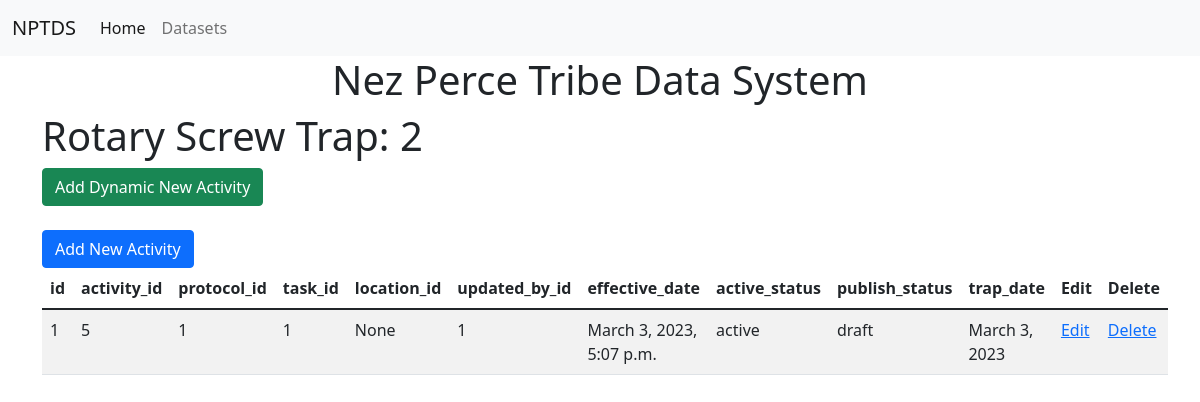
The app's page /data/activities/2 with its own data.
### datasets/models.py (models this page shows, shortened)
class DatasetModel(models.Model):
    dataset = models.ForeignKey(Dataset, on_delete=models.CASCADE, null=True)
    model_name = models.CharField(max_length=100)
    parent_model = models.BooleanField(default=False)

class Dataset(models.Model):
    name = models.CharField(max_length=100)
    description = models.TextField(blank=True, null=True)

### data/models.py (models this page shows, shortened)
class TrapHeader(AuditParent):
    trap_date = models.DateField()

### data/views.py (the view)
# urls.py: path('activities/<int:pk>', views.activity_view ,name='view_activities'),
def activity_view(request, pk):
    dataset = DatasetModel.objects.get(dataset = pk, parent_model=True)
    model= apps.get_model(app_label='data', model_name = dataset.model_name)
    fields = model._meta.get_fields()
    activities = model.objects.values()
    context = {'dataset':dataset,'fields':fields, 'activities':activities}
    return render(request, "data/dataset_activities.html", context)

### templates/data/dataset_activities.html (shortened to what this page needs)
{% extends "base.html" %}
{% load static %}
{% block content %}
<div class="container">
  <h1>{{ dataset.dataset.name }}: {{ dataset.dataset.id }}</h1>
</div>
<div class="container">
  <div class="row">
    <div class="col-6">
      <a href="{% url 'data:new_activity' dataset.dataset.id %}" class='btn btn-success'>Add Dynamic New Activity</a>
    </div>
  </div>
</div>
<div class="container">
  <div class="row">
    <div class="col-6">
      <a href="{% url 'data:create_activity' %}" class='btn btn-primary'>Add New Activity</a>
    </div>
  </div>
</div>
{% if activities %}
<div class="container">
  <table class="table table-striped">
    {% for instance in activities %}
      {% if forloop.first %}
      <thead>
        <tr>
          {% for key, value in instance.items%}
            <th>{{ key }}</th>
          {% endfor %}
            <th>Edit</th>
            <th>Delete</th>
        </tr>
      </thead>
      {% endif %}
      <tbody>
        <tr>
          {% for key, value in instance.items %}
            <td>{{ value }}</td>
          {% endfor %}
          <td><a href="{% url 'data:update_activity' pk=instance.id %}">Edit</a></td>
          <td><a href="{% url 'data:update_activity' pk=instance.id %}">Delete</a></td>
        </tr>
      </tbody>
    {% endfor %}
  </table>
  {% else %}
    <p>There are no data entries, please create a new activity.</p>
  {% endif %}
</div>
{% endblock %}

### records on screen
DatasetModel: dataset.name "Rotary Screw Trap", dataset.id "2"
TrapHeader: instance "id" "activity_id" "protocol_id" "task_id" "location_id" "updated_by_id" "effective_date" "active_status" "publish_status" "trap_date", instance "1" "5" "1" "1" "None" "1" "March 3, 2023, 5:07 p.m." "active" "draft" "March 3, 2023"
